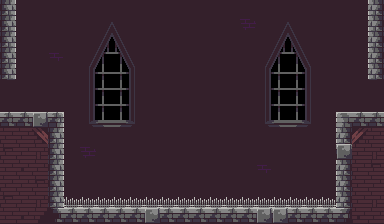

The image is a tile-based game level rendered from a .tmx file. Its description and complete source (layers, tilesets, objects, tile grids) follow:
An orthogonal 24x14 tile map with 16x16 px tiles, 3 tile layers (Background, Ground, Spikes) and 8 objects.

<map version="1.10" tiledversion="1.12.1" orientation="orthogonal" renderorder="right-down" width="24" height="14" tilewidth="16" tileheight="16" infinite="0" nextlayerid="9" nextobjectid="15">
 <tileset firstgid="1" source="tilesheet1.tsx" />
 <layer id="1" name="Background" width="24" height="14">
  <data encoding="csv">
142,142,142,142,142,142,142,142,142,142,142,142,142,142,142,142,142,142,142,142,142,142,142,142,
142,142,142,142,142,139,140,141,142,142,142,142,142,142,142,94,139,140,141,142,142,142,142,142,
142,142,142,142,142,162,163,164,165,142,142,142,142,142,142,142,162,163,164,165,142,142,142,142,
142,142,142,118,142,185,186,187,188,142,142,142,142,142,142,142,185,186,187,188,142,142,142,142,
142,142,142,142,142,208,209,210,211,142,142,142,142,142,142,142,208,209,210,211,142,142,142,142,
142,142,142,142,142,231,232,233,234,142,142,142,142,142,142,142,231,232,233,234,142,142,142,142,
142,142,142,142,142,254,255,256,257,142,142,142,142,142,142,142,254,255,256,257,142,142,142,142,
142,142,142,142,142,277,278,279,280,142,142,142,142,142,142,142,277,278,279,280,142,142,142,142,
142,142,142,142,142,142,142,142,142,142,142,142,142,142,142,142,142,142,142,142,142,142,142,142,
142,142,142,142,142,94,142,142,142,142,142,142,142,142,142,142,142,142,142,142,142,142,142,142,
142,142,142,142,142,142,142,142,142,142,142,142,142,142,142,142,118,142,142,142,142,142,142,142,
142,142,142,142,142,142,142,142,142,142,142,142,142,142,142,142,142,142,142,142,142,142,142,142,
142,142,142,142,142,142,142,142,142,142,142,142,142,142,142,142,142,142,142,142,142,142,142,142,
142,142,142,142,142,142,142,142,142,142,142,142,142,142,142,142,142,142,142,142,142,142,142,142
</data>
 </layer>
 <layer id="2" name="Ground" width="24" height="14">
  <data encoding="csv">
52,0,0,0,0,0,0,0,0,0,0,0,0,0,0,0,0,0,0,0,0,0,0,48,
52,0,0,0,0,0,0,0,0,0,0,0,0,0,0,0,0,0,0,0,0,0,0,48,
52,0,0,0,0,0,0,0,0,0,0,0,0,0,0,0,0,0,0,0,0,0,0,48,
52,0,0,0,0,0,0,0,0,0,0,0,0,0,0,0,0,0,0,0,0,0,0,48,
52,0,0,0,0,0,0,0,0,0,0,0,0,0,0,0,0,0,0,0,0,0,0,48,
0,0,0,0,0,0,0,0,0,0,0,0,0,0,0,0,0,0,0,0,0,0,0,0,
0,0,0,0,0,0,0,0,0,0,0,0,0,0,0,0,0,0,0,0,0,0,0,0,
4,4,7,5,0,0,0,0,0,0,0,0,0,0,0,0,0,0,0,0,0,25,4,4,
151,152,117,52,0,0,0,0,0,0,0,0,0,0,0,0,0,0,0,0,0,48,119,153,
174,175,176,52,0,0,0,0,0,0,0,0,0,0,0,0,0,0,0,0,0,7,175,176,
197,198,199,52,0,0,0,0,0,0,0,0,0,0,0,0,0,0,0,0,0,48,152,174,
151,152,174,52,0,0,0,0,0,0,0,0,0,0,0,0,0,0,0,0,0,48,152,153,
174,175,176,52,0,0,0,0,0,0,0,0,0,0,0,0,0,0,0,0,0,48,175,176,
197,198,222,28,4,4,4,4,4,7,4,4,4,4,4,4,7,7,4,4,4,26,198,199
</data>
 </layer>
 <layer id="7" name="Spikes" width="24" height="14">
  <data encoding="csv">
0,0,0,0,0,0,0,0,0,0,0,0,0,0,0,0,0,0,0,0,0,0,0,0,
0,0,0,0,0,0,0,0,0,0,0,0,0,0,0,0,0,0,0,0,0,0,0,0,
0,0,0,0,0,0,0,0,0,0,0,0,0,0,0,0,0,0,0,0,0,0,0,0,
0,0,0,0,0,0,0,0,0,0,0,0,0,0,0,0,0,0,0,0,0,0,0,0,
0,0,0,0,0,0,0,0,0,0,0,0,0,0,0,0,0,0,0,0,0,0,0,0,
0,0,0,0,0,0,0,0,0,0,0,0,0,0,0,0,0,0,0,0,0,0,0,0,
0,0,0,0,0,0,0,0,0,0,0,0,0,0,0,0,0,0,0,0,0,0,0,0,
0,0,0,0,0,0,0,0,0,0,0,0,0,0,0,0,0,0,0,0,0,0,0,0,
0,0,0,0,0,0,0,0,0,0,0,0,0,0,0,0,0,0,0,0,0,0,0,0,
0,0,0,0,0,0,0,0,0,0,0,0,0,0,0,0,0,0,0,0,0,0,0,0,
0,0,0,0,0,0,0,0,0,0,0,0,0,0,0,0,0,0,0,0,0,0,0,0,
0,0,0,0,0,0,0,0,0,0,0,0,0,0,0,0,0,0,0,0,0,0,0,0,
0,0,0,0,144,144,144,144,144,144,144,144,144,144,144,144,144,144,144,144,144,0,0,0,
0,0,0,0,0,0,0,0,0,0,0,0,0,0,0,0,0,0,0,0,0,0,0,0
</data>
 </layer>
 <objectgroup id="6" name="KillingZone">
  <object id="5" x="48" y="203" width="288" height="5.25686" />
 </objectgroup>
 <objectgroup id="8" name="MovingPlatforms">
  <object id="12" gid="281" x="176" y="128" width="16" height="16">
   <properties>
    <property name="axis" value="x" />
    <property name="range" type="int" value="12" />
    <property name="speed" type="int" value="2" />
   </properties>
  </object>
  <object id="13" gid="282" x="192" y="128" width="16" height="16">
   <properties>
    <property name="axis" value="x" />
    <property name="range" type="int" value="12" />
    <property name="speed" type="int" value="2" />
   </properties>
  </object>
  <object id="14" gid="283" x="208" y="128" width="16" height="16">
   <properties>
    <property name="axis" value="x" />
    <property name="range" type="int" value="12" />
    <property name="speed" type="int" value="2" />
   </properties>
  </object>
 </objectgroup>
 <objectgroup id="3" name="PlayerSpawn">
  <object id="1" x="32" y="96" />
 </objectgroup>
 <objectgroup id="4" name="Keys">
  <object id="2" gid="61" x="192" y="80" width="16" height="16" />
 </objectgroup>
 <objectgroup id="5" name="Doors">
  <object id="3" gid="125" x="368" y="96" width="16" height="16" />
  <object id="4" gid="126" x="368" y="112" width="16" height="16" />
 </objectgroup>
</map>
